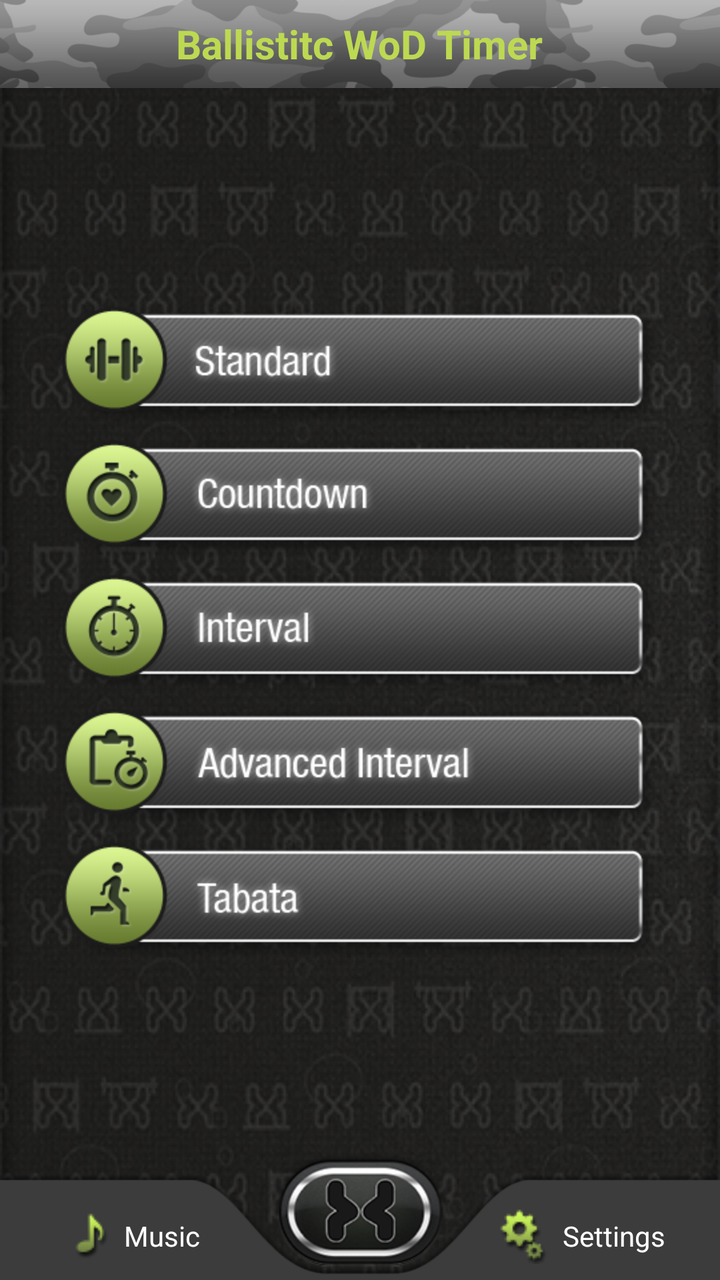
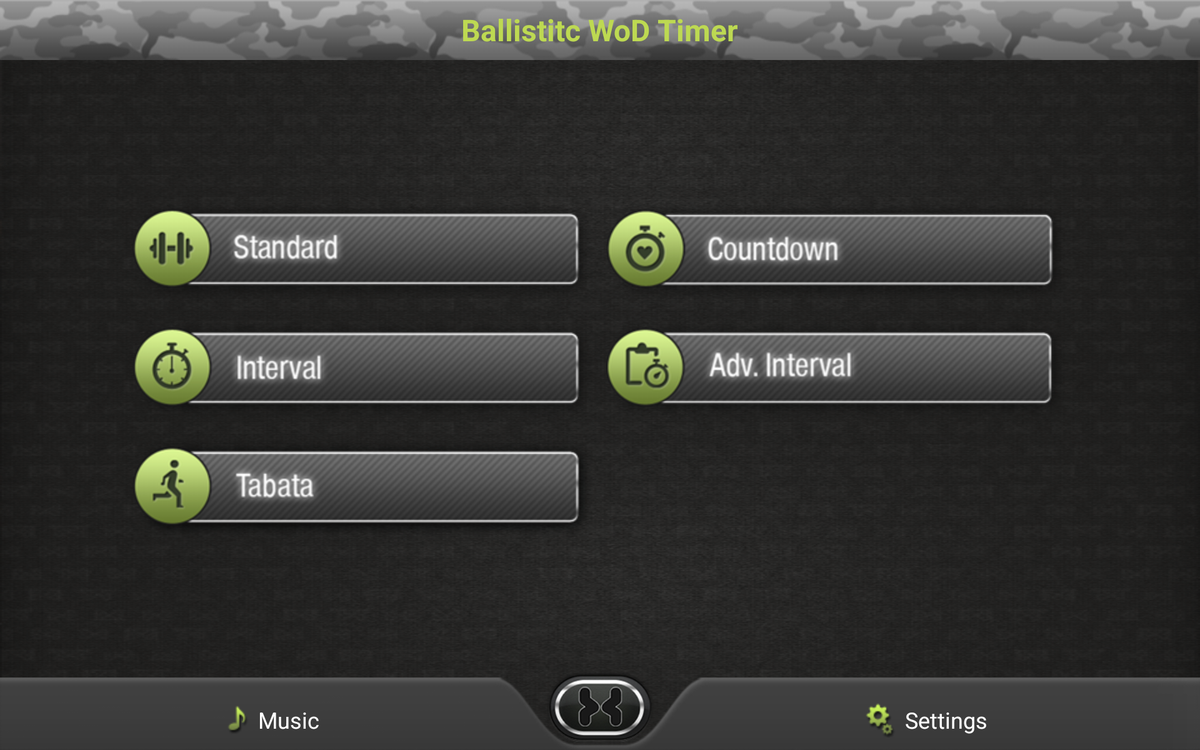

Compare how this app lays out the same screen by default and in its alternative resource folder. The renders come first, then the two layout files and the values they reference.
<!-- AndroidManifest.xml: application theme android:Theme.NoTitleBar -->
<!-- res/layout/main_screen.xml -->
<?xml version="1.0" encoding="utf-8"?>
<RelativeLayout xmlns:android="http://schemas.android.com/apk/res/android"
    android:layout_width="match_parent"
    android:layout_height="match_parent"
    android:background="@drawable/bg" >

    <RelativeLayout
        android:id="@+id/topLayout"
        android:layout_width="match_parent"
        android:layout_height="wrap_content"
        android:background="@drawable/top_nav" >

        <TextView
            android:id="@+id/txtTitle"
            android:layout_width="wrap_content"
            android:layout_height="wrap_content"
            android:layout_centerInParent="true"
            android:text="@string/ballistic_title"
            android:textColor="@color/title_color"
            android:textSize="@dimen/title_text_size"
            android:textStyle="bold" />
    </RelativeLayout>
    

    <LinearLayout
        android:layout_width="match_parent"
        android:layout_height="wrap_content"
        android:layout_above="@+id/bottom_Layout"
        android:layout_below="@+id/topLayout"
        android:layout_marginTop="2dp"
        android:gravity="center"
        android:orientation="vertical" >

        <ImageView
            android:id="@+id/standardBtn"
            android:layout_width="wrap_content"
            android:layout_height="wrap_content"
            android:layout_gravity="center"
            android:contentDescription="@string/app_name"
            android:scaleType="fitXY"
            android:src="@drawable/standard_selector" />

        <ImageView
            android:id="@+id/countdownBtn"
            android:layout_width="wrap_content"
            android:layout_height="wrap_content"
            android:layout_gravity="center"
            android:layout_marginTop="@dimen/home_top_margin"
            android:contentDescription="@string/app_name"
            android:scaleType="fitXY"
            android:src="@drawable/countdown_selector" />

        <ImageView
            android:id="@+id/intervalBtn"
            android:layout_width="wrap_content"
            android:layout_height="wrap_content"
            android:layout_gravity="center"
            android:layout_marginTop="@dimen/home_top_margin"
            android:contentDescription="@string/app_name"
            android:scaleType="fitXY"
            android:src="@drawable/interval_selector" />

        <ImageView
            android:id="@+id/advBtn"
            android:layout_width="wrap_content"
            android:layout_height="wrap_content"
            android:layout_gravity="center"
            android:layout_marginTop="@dimen/home_top_margin"
            android:contentDescription="@string/app_name"
            android:scaleType="fitXY"
            android:src="@drawable/adv_interval_selector" />

        <ImageView
            android:id="@+id/tabataBtn"
            android:layout_width="wrap_content"
            android:layout_height="wrap_content"
            android:layout_gravity="center"
            android:layout_marginTop="@dimen/home_top_margin"
            android:contentDescription="@string/app_name"
            android:scaleType="fitXY"
            android:src="@drawable/tabata_selector" />
    </LinearLayout>

    

    <LinearLayout
        android:id="@+id/bottom_Layout"
        android:layout_width="match_parent"
        android:layout_height="wrap_content"
        android:layout_alignParentBottom="true"
        android:layout_alignParentLeft="true"
        android:background="@drawable/bottom_menu_bg" >

        <LinearLayout
            android:layout_width="0dp"
            android:layout_height="wrap_content"
            android:layout_gravity="center_vertical"
            android:layout_marginRight="50dp"
            android:layout_weight="50"
            android:gravity="center" >

            <TextView
                android:id="@+id/txtMusic"
                android:layout_width="wrap_content"
                android:layout_height="wrap_content"
                android:drawableLeft="@drawable/music"
                android:drawablePadding="3dp"
                android:gravity="center_vertical"
                android:paddingTop="10dp"
                android:text="@string/music"
                android:textColor="@android:color/background_light"
                android:textSize="@dimen/text_size_14sp"
                android:textStyle="normal" />
        </LinearLayout>

        <LinearLayout
            android:layout_width="0dp"
            android:layout_height="wrap_content"
            android:layout_gravity="center_vertical"
            android:layout_marginLeft="50dp"
            android:layout_weight="50"
            android:gravity="center" >

            <TextView
                android:id="@+id/txtSettings"
                android:layout_width="wrap_content"
                android:layout_height="wrap_content"
                android:layout_gravity="center_vertical"
                android:drawableLeft="@drawable/setting"
                android:drawablePadding="5dp"
                android:gravity="center_vertical"
                android:paddingRight="10dp"
                android:paddingTop="10dp"
                android:text="@string/setting"
                android:textColor="@android:color/background_light"
                android:textSize="@dimen/text_size_14sp"
                android:textStyle="normal" />
        </LinearLayout>
    </LinearLayout>

    <ImageView
        android:id="@+id/ivLogo"
        android:layout_width="wrap_content"
        android:layout_height="wrap_content"
        android:layout_alignParentBottom="true"
        android:layout_centerHorizontal="true"
        android:contentDescription="@string/app_name"
        android:scaleType="fitXY"
        android:src="@drawable/logo" />

</RelativeLayout>
<!-- resources referenced by this layout -->
<resources>
  <color name="title_color">#BDD952</color>
  <dimen name="home_top_margin">5dp</dimen>
  <dimen name="text_size_14sp">14sp</dimen>
  <dimen name="title_text_size">20sp</dimen>
  <!-- drawable adv_interval_selector (drawable) -->
  <?xml version="1.0" encoding="utf-8"?>
  <selector xmlns:android="http://schemas.android.com/apk/res/android" >
      <item
          android:state_pressed="false"
          android:drawable="@drawable/adv_interval_n" />
      <item
          android:state_pressed="true"
          android:drawable="@drawable/adv_interval_s" />
  
  </selector>
  <!-- drawable bg: png bitmap (drawable-large, 667185 bytes) -->
  <!-- drawable bottom_menu_bg: png bitmap (drawable-hdpi, 6606 bytes) -->
  <!-- drawable countdown_selector (drawable) -->
  <?xml version="1.0" encoding="utf-8"?>
  <selector xmlns:android="http://schemas.android.com/apk/res/android" >
      <item
          android:state_pressed="false"
          android:drawable="@drawable/countdown_n" />
      <item
          android:state_pressed="true"
          android:drawable="@drawable/countdown_s" />
  
  </selector>
  <!-- drawable interval_selector (drawable) -->
  <?xml version="1.0" encoding="utf-8"?>
  <selector xmlns:android="http://schemas.android.com/apk/res/android" >
      <item
          android:state_pressed="false"
          android:drawable="@drawable/interval_n" />
      <item
          android:state_pressed="true"
          android:drawable="@drawable/interval_s" />
  
  </selector>
  <!-- drawable logo: png bitmap (drawable-hdpi, 21607 bytes) -->
  <!-- drawable music: png bitmap (drawable-mdpi, 1910 bytes) -->
  <!-- drawable setting: png bitmap (drawable-mdpi, 2527 bytes) -->
  <!-- drawable standard_selector (drawable) -->
  <?xml version="1.0" encoding="utf-8"?>
  <selector xmlns:android="http://schemas.android.com/apk/res/android" >
      <item
          android:state_pressed="false"
          android:drawable="@drawable/standard_n" />
      <item
          android:state_pressed="true"
          android:drawable="@drawable/standard_s" />
  
  </selector>
  <!-- drawable tabata_selector (drawable) -->
  <?xml version="1.0" encoding="utf-8"?>
  <selector xmlns:android="http://schemas.android.com/apk/res/android" >
      <item
          android:state_pressed="false"
          android:drawable="@drawable/tabata_n" />
      <item
          android:state_pressed="true"
          android:drawable="@drawable/tabata_s" />
  
  </selector>
  <!-- drawable top_nav: png bitmap (drawable-hdpi, 12559 bytes) -->
  <string name="app_name">Ballistitc WoD Timer</string>
  <string name="ballistic_title">Ballistitc WoD Timer</string>
  <string name="music">Music</string>
  <string name="setting">Settings</string>
  <!-- drawable adv_interval_n: png bitmap (drawable-hdpi, 25786 bytes) -->
  <!-- drawable adv_interval_s: png bitmap (drawable-hdpi, 26569 bytes) -->
  <!-- drawable countdown_n: png bitmap (drawable-hdpi, 22629 bytes) -->
  <!-- drawable countdown_s: png bitmap (drawable-hdpi, 23273 bytes) -->
  <!-- drawable interval_n: png bitmap (drawable-hdpi, 21541 bytes) -->
  <!-- drawable interval_s: png bitmap (drawable-hdpi, 22219 bytes) -->
  <!-- drawable standard_n: png bitmap (drawable-hdpi, 20555 bytes) -->
  <!-- drawable standard_s: png bitmap (drawable-hdpi, 21014 bytes) -->
  <!-- drawable tabata_n: png bitmap (drawable-hdpi, 19832 bytes) -->
  <!-- drawable tabata_s: png bitmap (drawable-hdpi, 20201 bytes) -->
</resources>
<!-- res/layout-large-land/main_screen.xml (the author's variant of the layout above) -->
<!-- drawn on a 7-inch tablet turned sideways -->
<?xml version="1.0" encoding="utf-8"?>
<RelativeLayout xmlns:android="http://schemas.android.com/apk/res/android"
    android:layout_width="match_parent"
    android:layout_height="match_parent"
    android:background="@drawable/bg" >

    <RelativeLayout
        android:id="@+id/topLayout"
        android:layout_width="match_parent"
        android:layout_height="wrap_content"
        android:background="@drawable/top_nav" >

        <TextView
            android:id="@+id/txtTitle"
            android:layout_width="wrap_content"
            android:layout_height="wrap_content"
            android:layout_centerInParent="true"
            android:text="@string/ballistic_title"
            android:textColor="@color/title_color"
            android:textSize="@dimen/title_text_size"
            android:textStyle="bold" />
    </RelativeLayout>
    

    <LinearLayout
        android:layout_width="match_parent"
        android:layout_height="match_parent"
        android:layout_above="@+id/bottom_Layout"
        android:layout_below="@+id/topLayout"
        android:layout_marginTop="2dp"
        android:padding="3dp"
        android:gravity="center"
        android:orientation="vertical" >

        <LinearLayout
            android:layout_width="wrap_content"
            android:layout_height="wrap_content"
            android:orientation="vertical" >

            <LinearLayout
                android:layout_width="wrap_content"
                android:layout_height="wrap_content"
                android:orientation="horizontal" >

                <ImageView
                    android:id="@+id/standardBtn"
                    android:layout_width="wrap_content"
                    android:layout_height="wrap_content"
                    android:layout_gravity="center"
                    android:contentDescription="@string/app_name"
                    android:scaleType="fitXY"
                    android:src="@drawable/standard_selector" />

                <ImageView
                    android:id="@+id/countdownBtn"
                    android:layout_width="wrap_content"
                    android:layout_height="wrap_content"
                    android:layout_gravity="center"
                    android:layout_marginLeft="10dp"
                    android:contentDescription="@string/app_name"
                    android:scaleType="fitXY"
                    android:src="@drawable/countdown_selector" />
            </LinearLayout>

            <LinearLayout
                android:layout_width="wrap_content"
                android:layout_height="wrap_content"
                android:layout_marginTop="15dp"
                android:orientation="horizontal" >

                <ImageView
                    android:id="@+id/intervalBtn"
                    android:layout_width="wrap_content"
                    android:layout_height="wrap_content"
                    android:layout_gravity="center"
                    android:contentDescription="@string/app_name"
                    android:scaleType="fitXY"
                    android:src="@drawable/interval_selector" />

                <ImageView
                    android:id="@+id/advBtn"
                    android:layout_width="wrap_content"
                    android:layout_height="wrap_content"
                    android:layout_gravity="center"
                    android:layout_marginLeft="10dp"
                    android:contentDescription="@string/app_name"
                    android:scaleType="fitXY"
                    android:src="@drawable/adv_interval_selector" />
            </LinearLayout>

            <LinearLayout
                android:layout_width="wrap_content"
                android:layout_height="wrap_content"
                android:layout_marginTop="15dp"
                android:orientation="horizontal" >

                <ImageView
                    android:id="@+id/tabataBtn"
                    android:layout_width="wrap_content"
                    android:layout_height="wrap_content"
                    android:layout_gravity="center"
                    android:contentDescription="@string/app_name"
                    android:scaleType="fitXY"
                    android:src="@drawable/tabata_selector" />
            </LinearLayout>
        </LinearLayout>
    </LinearLayout>

    

   

    <LinearLayout
        android:id="@+id/bottom_Layout"
        android:layout_width="match_parent"
        android:layout_height="wrap_content"
        android:layout_alignParentBottom="true"
        android:layout_alignParentLeft="true"
        android:background="@drawable/bottom_menu_bg" >

        <LinearLayout
            android:layout_width="0dp"
            android:layout_height="wrap_content"
            android:layout_marginRight="50dp"
            android:layout_gravity="center_vertical"
            android:layout_weight="50"
            android:gravity="center" >

            <TextView
                android:id="@+id/txtMusic"
                android:layout_width="wrap_content"
                android:layout_height="wrap_content"
                android:drawableLeft="@drawable/music"
                android:drawablePadding="3dp"
                android:gravity="center_vertical"
                android:paddingTop="10dp"
                android:text="@string/music"
                android:textColor="@android:color/background_light"
                android:textSize="@dimen/text_size_14sp"
                android:textStyle="normal" />
        </LinearLayout>

        <LinearLayout
            android:layout_width="0dp"
            android:layout_height="wrap_content"
            android:layout_marginLeft="50dp"
            android:layout_weight="50"
            android:layout_gravity="center_vertical"
            android:gravity="center" >

            <TextView
                android:id="@+id/txtSettings"
                android:layout_width="wrap_content"
                android:layout_height="wrap_content"
                android:layout_gravity="center_vertical"
                android:drawableLeft="@drawable/setting"
                android:drawablePadding="5dp"
                android:gravity="center_vertical"
                android:paddingRight="10dp"
                android:paddingTop="10dp"
                android:text="@string/setting"
                android:textColor="@android:color/background_light"
                android:textSize="@dimen/text_size_14sp"
                android:textStyle="normal" />
        </LinearLayout>
    </LinearLayout>
    
     <ImageView
        android:id="@+id/ivLogo"
        android:layout_width="wrap_content"
        android:layout_height="wrap_content"
        android:layout_alignParentBottom="true"
        android:layout_centerHorizontal="true"
        android:contentDescription="@string/app_name"
        android:scaleType="fitXY"
        android:src="@drawable/logo" />

</RelativeLayout>
<!-- resources referenced by the variant -->
<!-- as a 7-inch tablet turned sideways resolves them -->
<resources>
  <color name="title_color">#BDD952</color>
  <!-- from res/values-large/ -->
  <dimen name="text_size_14sp">18sp</dimen>
  <!-- from res/values-large/ -->
  <dimen name="title_text_size">24sp</dimen>
  <!-- drawable adv_interval_selector (drawable) -->
  <?xml version="1.0" encoding="utf-8"?>
  <selector xmlns:android="http://schemas.android.com/apk/res/android" >
      <item
          android:state_pressed="false"
          android:drawable="@drawable/adv_interval_n" />
      <item
          android:state_pressed="true"
          android:drawable="@drawable/adv_interval_s" />
  
  </selector>
  <!-- drawable bg: png bitmap (drawable-large, 667185 bytes) -->
  <!-- drawable bottom_menu_bg: png bitmap (drawable-hdpi, 6606 bytes) -->
  <!-- drawable countdown_selector (drawable) -->
  <?xml version="1.0" encoding="utf-8"?>
  <selector xmlns:android="http://schemas.android.com/apk/res/android" >
      <item
          android:state_pressed="false"
          android:drawable="@drawable/countdown_n" />
      <item
          android:state_pressed="true"
          android:drawable="@drawable/countdown_s" />
  
  </selector>
  <!-- drawable interval_selector (drawable) -->
  <?xml version="1.0" encoding="utf-8"?>
  <selector xmlns:android="http://schemas.android.com/apk/res/android" >
      <item
          android:state_pressed="false"
          android:drawable="@drawable/interval_n" />
      <item
          android:state_pressed="true"
          android:drawable="@drawable/interval_s" />
  
  </selector>
  <!-- drawable logo: png bitmap (drawable-hdpi, 21607 bytes) -->
  <!-- drawable music: png bitmap (drawable-mdpi, 1910 bytes) -->
  <!-- drawable setting: png bitmap (drawable-mdpi, 2527 bytes) -->
  <!-- drawable standard_selector (drawable) -->
  <?xml version="1.0" encoding="utf-8"?>
  <selector xmlns:android="http://schemas.android.com/apk/res/android" >
      <item
          android:state_pressed="false"
          android:drawable="@drawable/standard_n" />
      <item
          android:state_pressed="true"
          android:drawable="@drawable/standard_s" />
  
  </selector>
  <!-- drawable tabata_selector (drawable) -->
  <?xml version="1.0" encoding="utf-8"?>
  <selector xmlns:android="http://schemas.android.com/apk/res/android" >
      <item
          android:state_pressed="false"
          android:drawable="@drawable/tabata_n" />
      <item
          android:state_pressed="true"
          android:drawable="@drawable/tabata_s" />
  
  </selector>
  <!-- drawable top_nav: png bitmap (drawable-hdpi, 12559 bytes) -->
  <string name="app_name">Ballistitc WoD Timer</string>
  <string name="ballistic_title">Ballistitc WoD Timer</string>
  <string name="music">Music</string>
  <string name="setting">Settings</string>
  <!-- drawable adv_interval_n: png bitmap (drawable-hdpi, 25786 bytes) -->
  <!-- drawable adv_interval_s: png bitmap (drawable-hdpi, 26569 bytes) -->
  <!-- drawable countdown_n: png bitmap (drawable-hdpi, 22629 bytes) -->
  <!-- drawable countdown_s: png bitmap (drawable-hdpi, 23273 bytes) -->
  <!-- drawable interval_n: png bitmap (drawable-hdpi, 21541 bytes) -->
  <!-- drawable interval_s: png bitmap (drawable-hdpi, 22219 bytes) -->
  <!-- drawable standard_n: png bitmap (drawable-hdpi, 20555 bytes) -->
  <!-- drawable standard_s: png bitmap (drawable-hdpi, 21014 bytes) -->
  <!-- drawable tabata_n: png bitmap (drawable-hdpi, 19832 bytes) -->
  <!-- drawable tabata_s: png bitmap (drawable-hdpi, 20201 bytes) -->
</resources>
